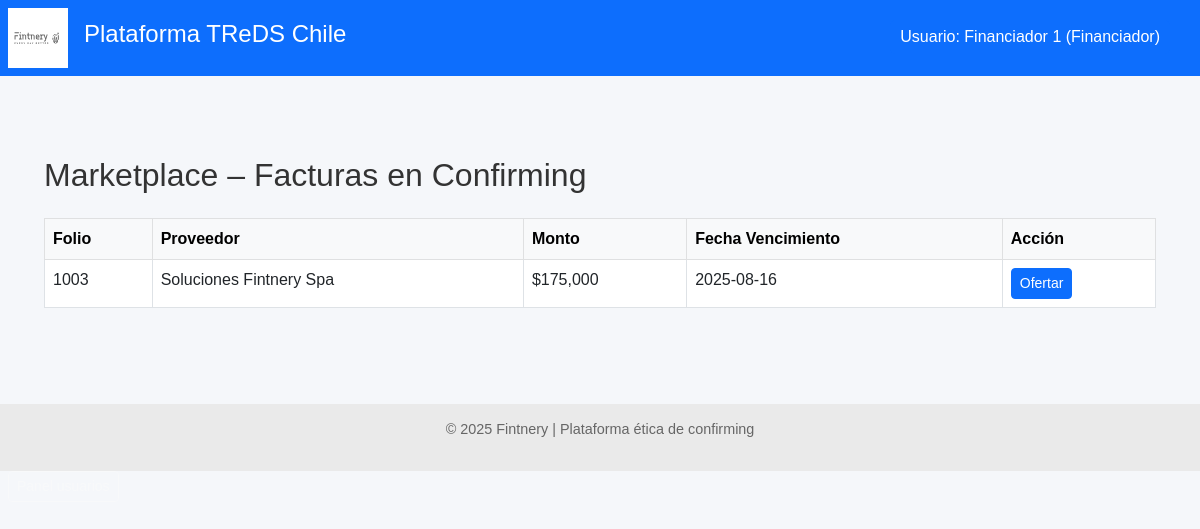
Page /financiador/marketplace (signed in) on the committed database.
### models.py (models this page shows)
class FacturaDB(Base):
    __tablename__ = "facturas"
    id = Column(Integer, primary_key=True, index=True)
    rut_emisor = Column(String, index=True)
    rut_receptor = Column(String)
    tipo_dte = Column(String)
    folio = Column(Integer)
    monto = Column(Integer)
    estado_dte = Column(String)
    razon_social_emisor = Column(String)
    razon_social_receptor = Column(String)
    fecha_emision = Column(Date)
    fecha_vencimiento = Column(Date)
    fecha_vencimiento_original = Column(Date, nullable=True)
    modificacion_aceptada_por_proveedor = Column(Boolean, nullable=True, default=None)
    confirming_solicitado = Column(Boolean, default=False)
    origen_confirmacion = Column(String, default="Desconocido")
    financiador_adjudicado = Column(String, nullable=True)
    proveedor_id = Column(Integer, ForeignKey("proveedores.id"))
    proveedor = relationship("Proveedor", back_populates="facturas")
    pagador_id = Column(Integer, ForeignKey("pagadores.id"))
    pagador = relationship("Pagador", back_populates="facturas")
    ofertas = relationship("OfertaFinanciamiento", back_populates="factura")

class Financiador(Base):
    __tablename__ = "financiadores"
    id = Column(Integer, primary_key=True, index=True)
    nombre = Column(String, nullable=False)
    usuario = Column(String, unique=True, index=True, nullable=False)
    clave_hash = Column(String, nullable=False)
    es_admin = Column(Boolean, default=False)
    costo_fondos_mensual = Column(Float, default=0.0)  # ← Explicita unidad mensual
    fecha_costo_fondos = Column(Date, default=None)    # ← Fecha de carga más reciente
    condiciones = relationship(
        "CondicionesPorPagador",
        back_populates="financiador",
        cascade="all, delete-orphan"
    )
    ofertas = relationship("OfertaFinanciamiento", back_populates="financiador")

### routers/financiador.py (the view)
@router.get("/marketplace")
def ver_marketplace(request: Request, db: Session = Depends(get_db)):
    financiador_id = request.session.get("financiador_id")
    if not financiador_id:
        return RedirectResponse("/financiador/login", 303)
    financiador = db.query(Financiador).get(financiador_id)
    hoy = date.today()                              # 🆕
    if (not financiador.es_admin) and (financiador.fecha_costo_fondos != hoy):   # 🆕
        raise HTTPException(
            status_code=403,
            detail="Costo de fondos no disponible todavía. Intente más tarde."
        )
    if financiador.es_admin and financiador.fecha_costo_fondos != hoy:           # 🆕
        return RedirectResponse("/financiador/costo-fondos", 303)
    facturas = db.query(FacturaDB).filter(
        FacturaDB.estado_dte == "Confirming solicitado",
        FacturaDB.financiador_adjudicado.is_(None)
    ).all()
    ofertas_propias = {
        o.factura_id: o
        for o in db.query(OfertaFinanciamiento)
                   .filter_by(financiador_id=financiador_id)
                   .all()
    }
    return templates.TemplateResponse("marketplace_financiador.html", {
        "request": request,
        "facturas": facturas,
        "ofertas_propias": ofertas_propias,
        "financiador_nombre": financiador.nombre
    })

### templates/marketplace_financiador.html (shortened to what this page needs)
{% extends "base.html" %}
{% block content %}
<div class="container mt-5">
  <h2 class="mb-4">Marketplace – Facturas en Confirming</h2>
  {% if facturas %}
  <div class="table-responsive">
    <table class="table table-bordered table-hover bg-white">
      <thead class="table-light">
        <tr>
          <th>Folio</th>
          <th>Proveedor</th>
          <th>Monto</th>
          <th>Fecha Vencimiento</th>
          <th>Acción</th>
        </tr>
      </thead>
      <tbody>
      {% for f in facturas %}
        <tr>
          <td>{{ f.folio }}</td>
          <td>{{ f.razon_social_emisor }}</td>
          <td>${{ '{:,.0f}'.format(f.monto) }}</td>
          <td>{{ f.fecha_vencimiento }}</td>
          <td>
            {% if f.id in ofertas_propias %}
              <form action="/financiador/ver-oferta/{{ ofertas_propias[f.id].id }}" method="get" class="d-inline">
                <button class="btn btn-sm btn-outline-info">Ver oferta</button>
              </form>
              <form action="/financiador/ofertar/{{ f.id }}" method="get" class="d-inline">
                <button class="btn btn-sm btn-outline-primary">Editar oferta</button>
              </form>
            {% else %}
              <form action="/financiador/ofertar/{{ f.id }}" method="get" class="d-inline">
                <button class="btn btn-sm btn-primary">Ofertar</button>
              </form>
            {% endif %}
          </td>
        </tr>
      {% endfor %}
      </tbody>
    </table>
  </div>
  {% else %}
  <p class="text-muted">No hay facturas disponibles para ofertar.</p>
  {% endif %}
</div>
{% endblock %}

### templates/base.html (shortened to what this page needs)
<!DOCTYPE html>
<html lang="es">
<head>
    <link href="https://cdn.jsdelivr.net/npm/bootstrap@5.3.0/dist/css/bootstrap.min.css" rel="stylesheet">
    <link rel="stylesheet" href="/static/styles.css">
</head>
<body>
    <header class="main-header d-flex align-items-center bg-primary text-white p-2">
        <img src="/static/LogoFIntneryWeb.svg" alt="Fintnery" class="logo me-3" style="height: 60px;">
        <h1 class="titulo-principal">Plataforma TReDS Chile</h1>
    </header>
    <main>
        {% block content %}{% endblock %}
    </main>
    <footer class="footer text-center mt-5">
        <p>&copy; 2025 Fintnery | Plataforma ética de confirming</p>
    </footer>
    {% if financiador_nombre or proveedor_nombre or pagador_nombre %}
    <div style="position: absolute; top: 20px; right: 30px; color: white; background-color: #0d6efd; padding: 5px 10px; border-radius: 5px;">
        Usuario:
        {% if financiador_nombre %}{{ financiador_nombre }} (Financiador){% endif %}
    </div>
    {% endif %}
    {% if request.session.get('es_admin') %}
    <a href="/financiador/usuarios" class="btn btn-sm btn-outline-light ms-2">Panel usuarios</a>
    {% endif %}
</body>
</html>

### static/styles.css (style rules this page uses)
body { font-family: sans-serif; margin: 0; background-color: #f5f7fa; color: #333; }
.main-header { background-color: #1f3a93; color: white; padding: 1em; display: flex; align-items: center; }
.logo { height: 40px; margin-right: 15px; }
.titulo-principal { font-size: 1.5em; }
footer.footer { background-color: #eaeaea; text-align: center; padding: 1em; font-size: 0.9em; color: #666; }
main { padding: 2em; }

### rows in the picture
FacturaDB: folio "1003", razon_social_emisor "Soluciones Fintnery Spa", monto "175,000", fecha_vencimiento "2025-08-16"
Financiador: nombre "Financiador 1"
